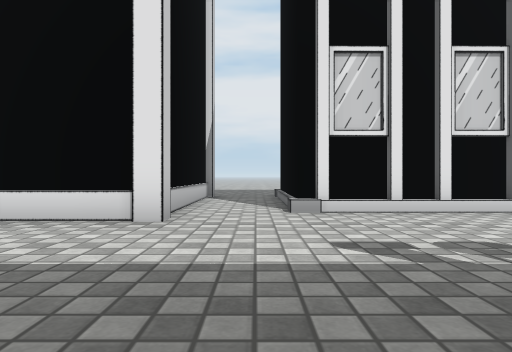
View 1 (above)

24 first-person views from a walk through a Unity game level. The camera is 0.59 m above the floor, looks level and sees 75° across. The floor is counted in squares, 1 m on a side. Each view is taken from the middle of a square. On the plan, view 1 faces up. The plan holds only what a view shows up to about 9 squares ahead; the rest is blank. The place goes on beyond the plan. Door leaves are left out, so doorways stand open. Some surface patterns are stand-ins.

View 2
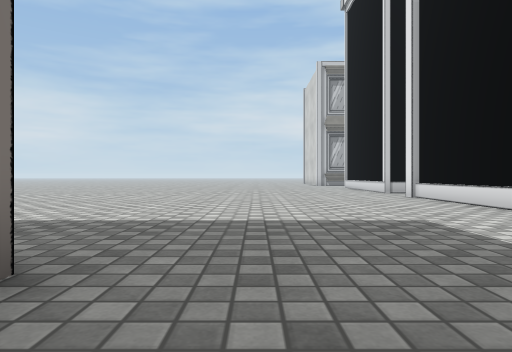

View 3
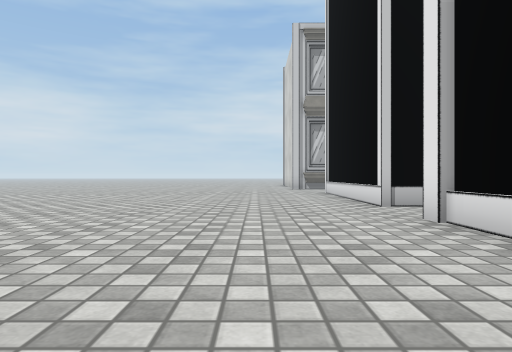

View 4
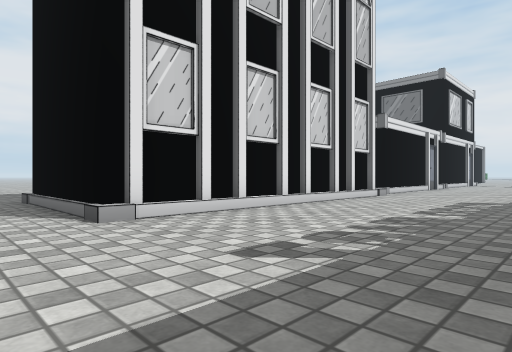

View 5
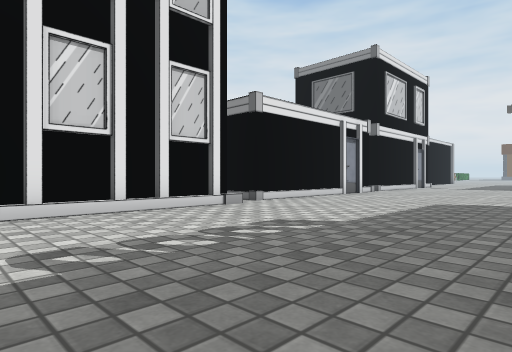

View 6
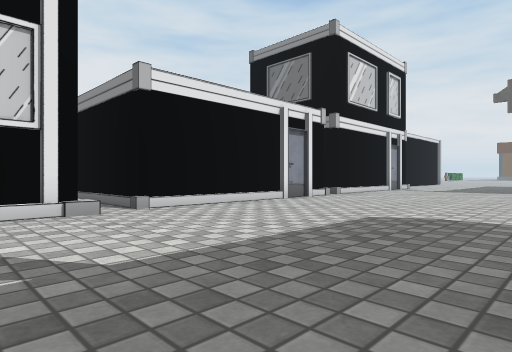

View 7
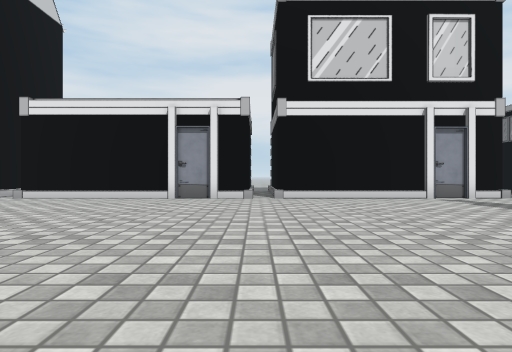

View 8
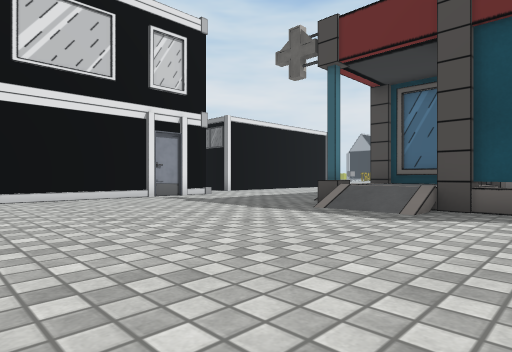

View 9
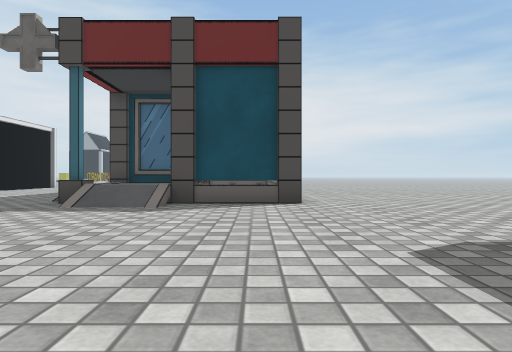

View 10
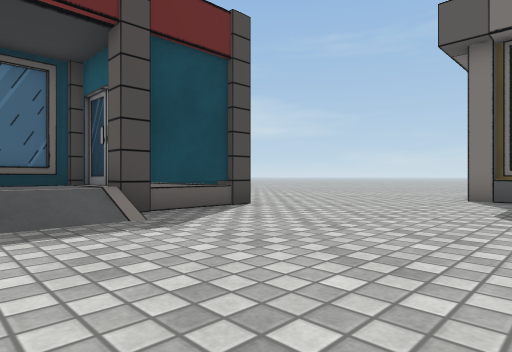

View 11
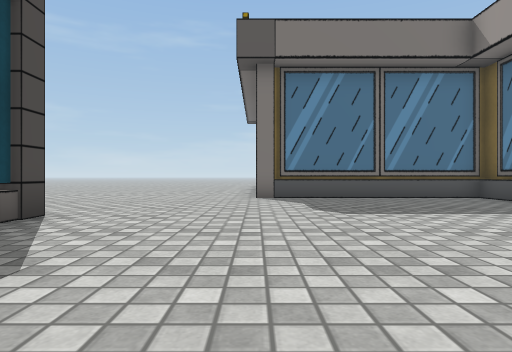

View 12
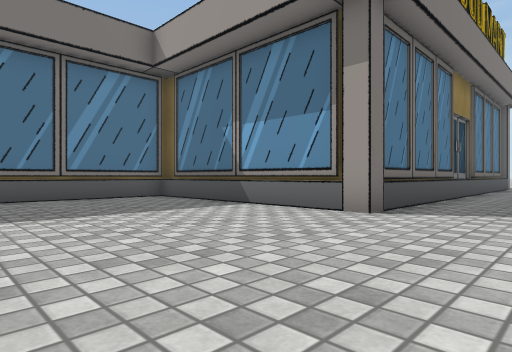

View 13
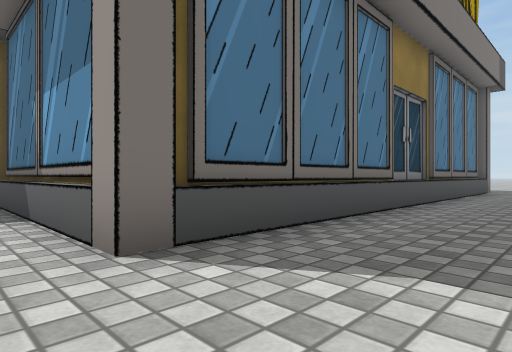

View 14
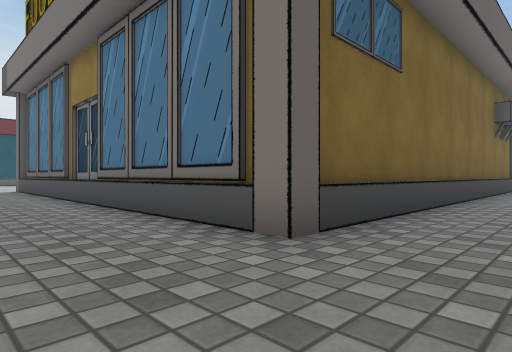

View 15
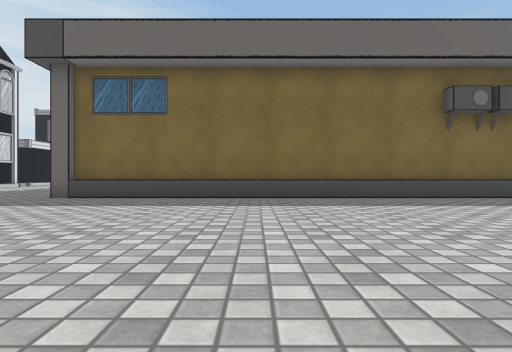

View 16
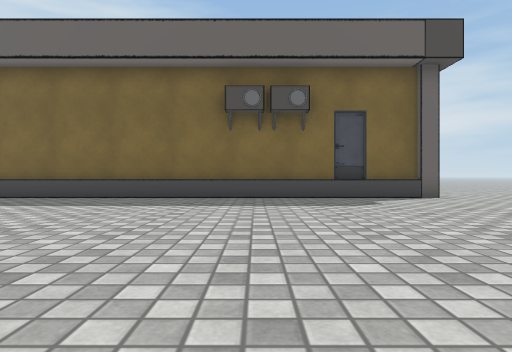

View 17
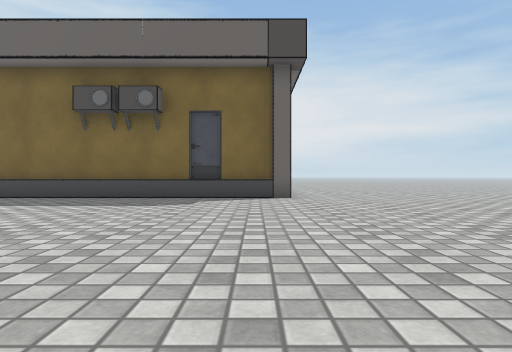

View 18
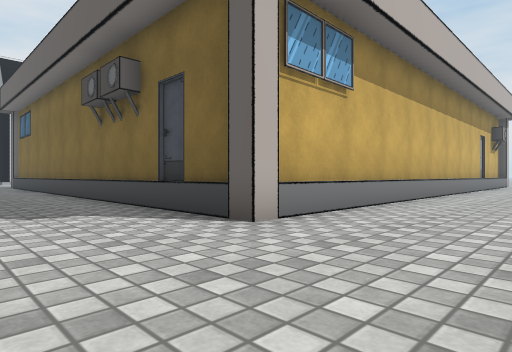

View 19
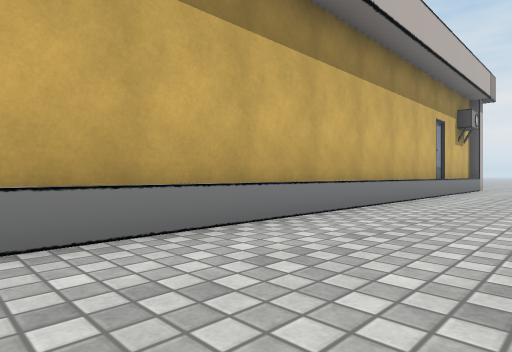

View 20
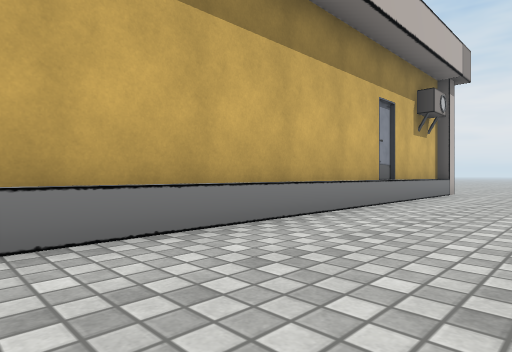

View 21
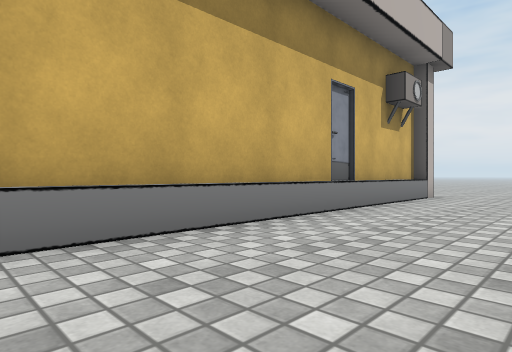

View 22
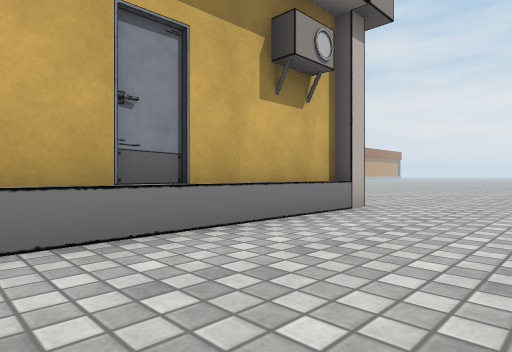

View 23
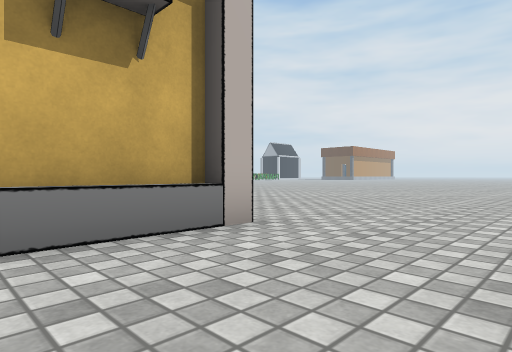

View 24
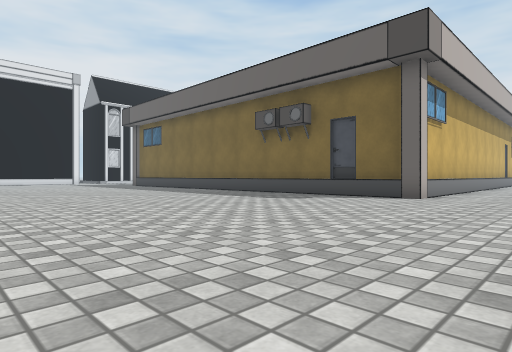

### Floor plan
Key: @ floor where view 1 was taken; # wall or solid block; . floor; O other object.
Columns run from 12 left of view 1 to 26 right of it. Each row starts with its distance up from view 1.
 11             ..
 10             .O
  9            O.#        O
  8            ..#        O
  7            ..##       O
  6            ..O#######OOOOOOOO######
  5 ##O..O#####O.......................
  4 ...................................
  3 ....................................
  2 ....................................
  1 ..................................O  O
  0 ............@.....................   O
 -1 ..................................O  O
 -2 ............O###########OO........OOOO
 -3 .... .......O            O........OO
 -4 ...  .......O            O........OOOO
 -5      .......O            O...........
 -6     ........O            O...........
 -7    .........O            O...........
 -8     ........O            OOOOOOO.....
 -9      .......O                  O. ...
-10      .......O
-11     ........O
-12     ........O
-13    .........O
-14     ........O
-15     ........O                     ..
-16     ........O                    ....
-17    .........O                   ......
-18    .........OOOOOOOOOOOOOOOOOOOO.......
-19    ....................................
-20    ....................................
-21    ........... ..................

Where each view was taken, in squares from view 1:
view 1: 0 up, 0 right, facing up
view 2: 0 up, 2 right, facing left
view 3: 2 up, 3 left, facing left
view 4: 1 up, 1 left, facing up-right
view 5: 0 up, 4 right, facing up-right
view 6: 0 up, 7 right, facing up-right
view 7: 3 down, 16 right, facing up
view 8: 3 down, 16 right, facing up-right
view 9: 3 down, 15 right, facing right
view 10: 1 up, 17 right, facing down-right
view 11: 1 up, 19 right, facing down
view 12: 1 up, 18 right, facing down-left
view 13: 1 up, 14 right, facing down-left
view 14: 1 up, 2 left, facing down-right
view 15: 7 down, 9 left, facing right
view 16: 13 down, 9 left, facing right
view 17: 17 down, 9 left, facing right
view 18: 21 down, 3 left, facing up-right
view 19: 21 down, 3 right, facing up-right
view 20: 21 down, 7 right, facing up-right
view 21: 21 down, 9 right, facing up-right
view 22: 21 down, 13 right, facing up-right
view 23: 21 down, 16 right, facing up-right
view 24: 21 down, 9 left, facing up-right
